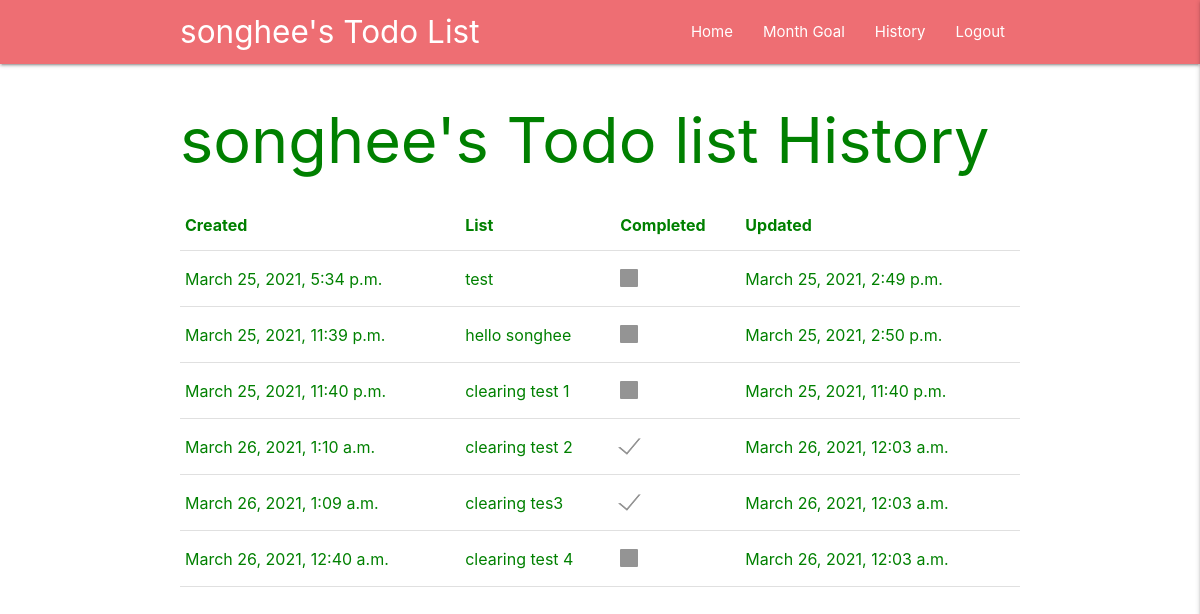
The app's page /history (signed in) with its own data.
### write_list/models.py (models this page shows, shortened)
class List(models.Model):
    user = models.ForeignKey(
        User, on_delete=models.CASCADE)
    cleared = models.BooleanField(default=False)
    todo_list = models.CharField(max_length=5000)
    created = models.DateTimeField(auto_now=True)
    updated_time = models.DateTimeField(auto_now_add=True, null=True)

### write_list/views.py (the view)
# urls.py: path('history', views.history, name='history'),
@login_required(login_url='/login')
def history(request):
    userid = request.user.id
    send_data = getData(userid, True)
    return render(request, 'write_list/history.html', send_data)

### write_list/views.py (called while the page is built)
def getData(userid, getAll):
    if getAll:
        user = models.List.objects.filter(user=userid)
    else:
        user = models.List.objects.filter(
            user=userid, created__year=today.year, created__month=today.month, created__day=today.day)
    list_array = []
    for listEle in user:
        if listEle.cleared:
            status = 'checked'
        else:
            status = 'unchecked'
        add_list = {
            'cleared': status,
            "li": listEle.todo_list,
            "created": listEle.created,
            "updated": listEle.updated_time,
            "id": listEle.id
        }
        list_array.append(add_list)
    send_data = {
        'add_list': list_array
    }
    return send_data

### templates/write_list/history.html (shortened to what this page needs)
{% load static %}
<html lang="en">
<head>
    <link rel="stylesheet" href="{% static 'css/style.css' %}">
        <link
      rel="stylesheet"
      href="https://cdnjs.cloudflare.com/ajax/libs/materialize/1.0.0/css/materialize.min.css"
    />
</head>
<body>
{% include 'navbar.html' %}
<div class="container">
    <h1>{{request.user}}'s Todo list History</h1>
    <table>
    <thead>
        <th>Created</th>
        <th>List</th>
        <th>Completed</th>
        <th>Updated</th>
    </thead>
    {% for list in add_list %}
        <tr>
            <td>
                <p>{{list.created}}</p>
            </td>
            <td>
                <p>{{list.li}}</p>
            </td>
            <td>
                <label>
                    <span></span>
                </label>
            </td>
            <td>
                <p>{{list.updated}}</p>
            </td>
        </tr>
    {% endfor %}
    </table>
</div>
</body>
</html>

### templates/navbar.html (shortened to what this page needs)
    <nav>
        <div class='container'>
            <div class="nav-wrapper">
            <a href="/" class="brand-logo">{{request.user}}'s Todo List</a>
            <ul class="right hide-on-med-and-down">
                <li><a href="/">Home</a></li>
                <li><a href="/month">Month Goal</a></li>
                <li><a href="/history">History</a></li>
                <li><a href="/logout">Logout</a></li>
            </ul>
            </div>
        </div>
    </nav>

### static/css/style.css (style rules this page uses)
body { color: green; }

### records on screen
List: created "March 25, 2021, 5:34 p.m.", li "test", updated "March 25, 2021, 2:49 p.m."
List: created "March 25, 2021, 11:39 p.m.", li "hello songhee", updated "March 25, 2021, 2:50 p.m."
List: created "March 25, 2021, 11:40 p.m.", li "clearing test 1", updated "March 25, 2021, 11:40 p.m."
List: created "March 26, 2021, 1:10 a.m.", li "clearing test 2", updated "March 26, 2021, 12:03 a.m."
List: created "March 26, 2021, 1:09 a.m.", li "clearing tes3", updated "March 26, 2021, 12:03 a.m."
List: created "March 26, 2021, 12:40 a.m.", li "clearing test 4", updated "March 26, 2021, 12:03 a.m."

### other values on screen
{{ request.user }} "songhee"
